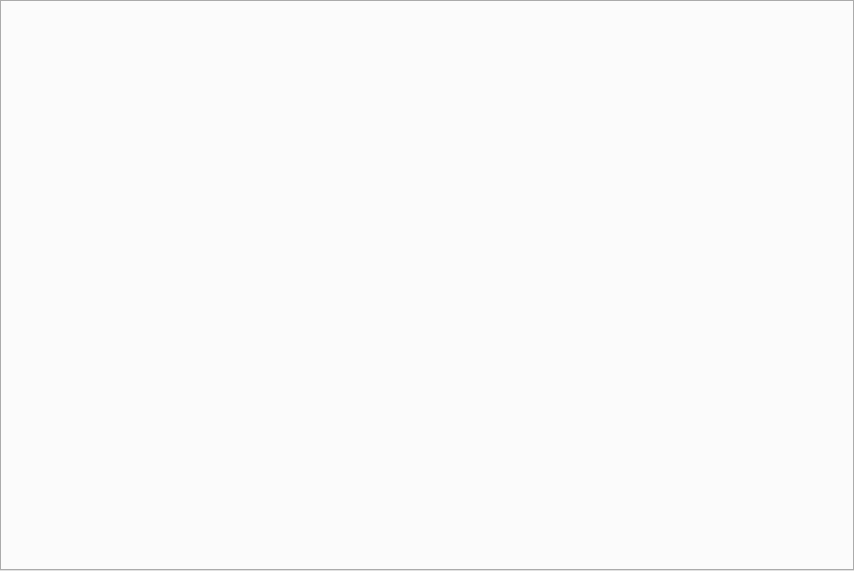
<?xml version="1.0" encoding="UTF-8"?>
<ui version="4.0">
 <class>SeerEditorManagerWidgetForm</class>
 <widget class="QWidget" name="SeerEditorManagerWidgetForm">
  <property name="geometry">
   <rect>
    <x>0</x>
    <y>0</y>
    <width>854</width>
    <height>571</height>
   </rect>
  </property>
  <property name="windowTitle">
   <string>Form</string>
  </property>
  <layout class="QGridLayout" name="gridLayout">
   <property name="leftMargin">
    <number>0</number>
   </property>
   <property name="topMargin">
    <number>0</number>
   </property>
   <property name="rightMargin">
    <number>0</number>
   </property>
   <property name="bottomMargin">
    <number>0</number>
   </property>
   <property name="horizontalSpacing">
    <number>3</number>
   </property>
   <item row="0" column="0">
    <widget class="QDetachTabWidget" name="tabWidget">
     <property name="currentIndex">
      <number>-1</number>
     </property>
    </widget>
   </item>
  </layout>
 </widget>
 <customwidgets>
  <customwidget>
   <class>QDetachTabWidget</class>
   <extends>QTabWidget</extends>
   <header location="global">QDetachTabWidget.h</header>
   <container>1</container>
  </customwidget>
 </customwidgets>
 <resources/>
 <connections/>
</ui>
